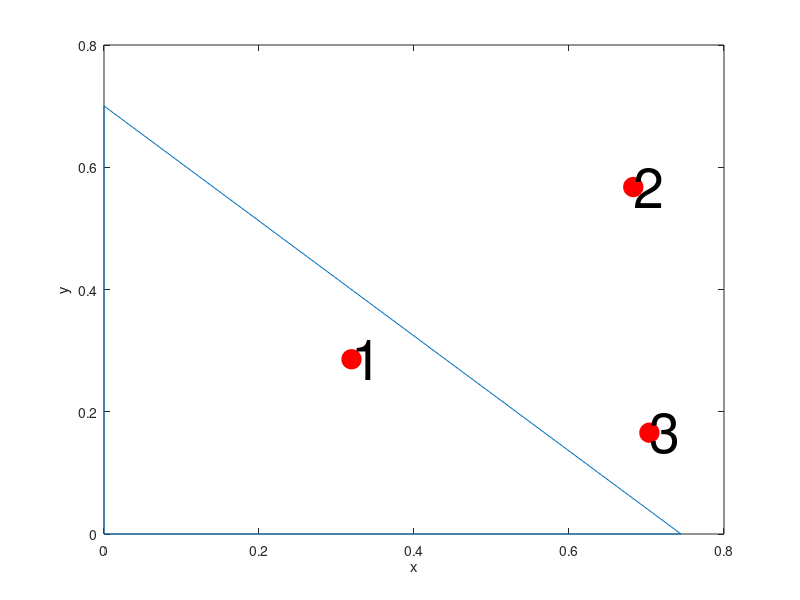

The MATLAB source for this figure: (Note: this script raises an error after producing the figure.)
path(path, '../M_geom_toolbox')
path(path, '../M_FEM')
close all
xv = [0,rand,0]';
yv = [0,0,rand]';
xmin = min(xv);
xmax = max(xv);
ymin = min(yv);
ymax = max(yv);
%xpts = 0.5;
%ypts = 9e-6;
xpts = xmin+(xmax-xmin)*rand(3,1);
ypts = ymin+(ymax-ymin)*rand(3,1);


dd = 1e-5;
trimesh([1,2,3],xv,yv)
hold on
for i = 1:numel(xpts)
    plot(xpts(i),ypts(i),'ro','markersize',14,'markerfacecolor','r')
    text(xpts(i),ypts(i),num2str(i),'fontsize',40)
end
xlabel('x')
ylabel('y')

[in,locFaces,Xloc] = inTriangle(xpts,ypts,xv,yv,dd)
